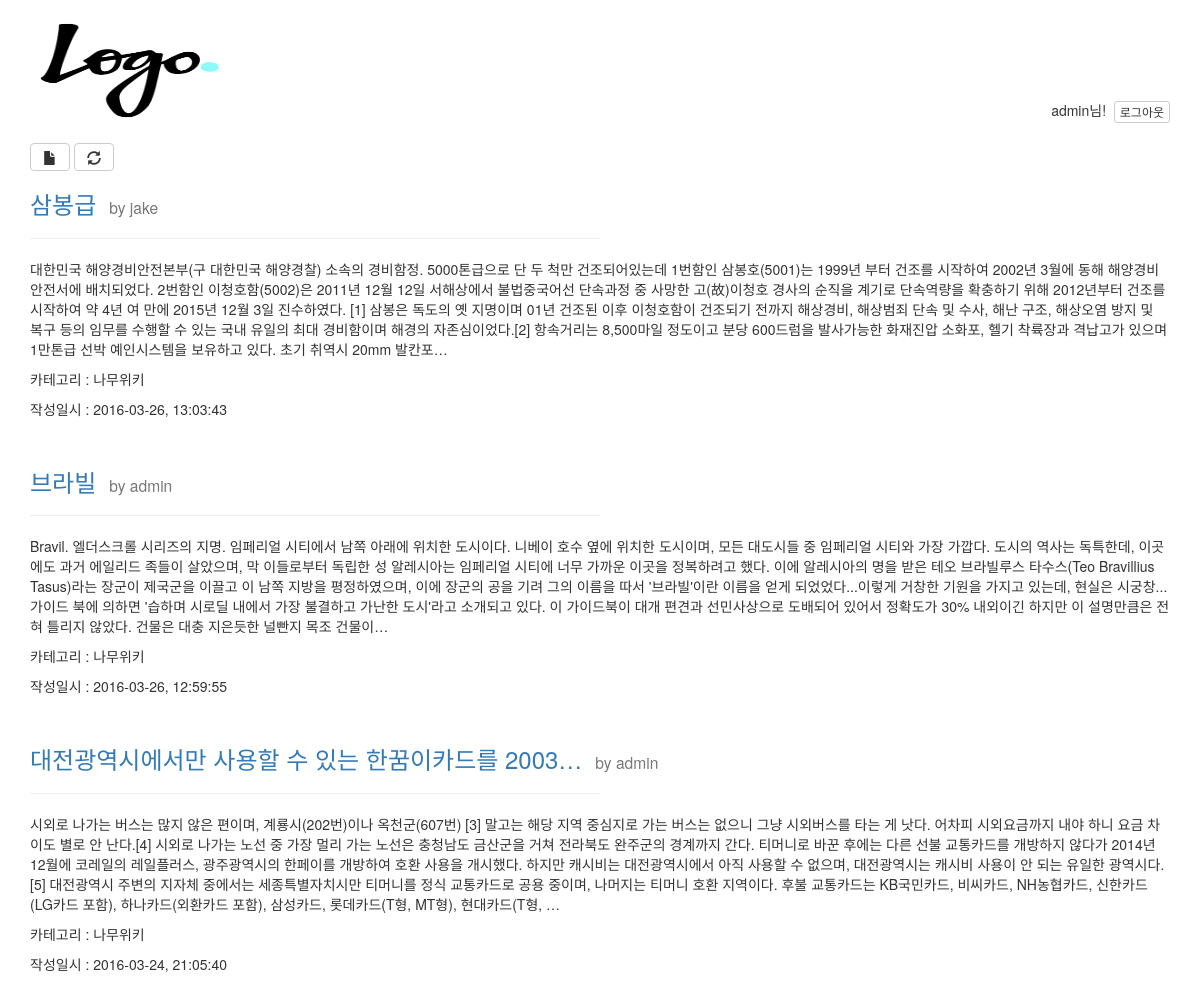
The app's page / (signed in) with its own data.
### blog/models.py (models this page shows, shortened)
class Post(models.Model):
    user = models.ForeignKey(settings.AUTH_USER_MODEL) # 유저만이 글을 쓸 수 있음
    title = models.CharField(max_length=200, db_index=True)
    content = models.TextField(blank=False) # 제한이 없는 아주 큰 문자열
    photo = models.ImageField(blank=True, null=True)
    created_at = models.DateTimeField(auto_now_add=True) # 처음 데이터가 들어갈때 생성 일시가 자동으로 들어가도록
    updated_at = models.DateTimeField(auto_now=True) # 저장 시점의 일시 정보를 입력
    tag = models.ManyToManyField('Tag', blank=True) # 'Tag' 모델 클래스의 이름을 문자열로 하는 이유는 장고가 나중에 처리하도록 하기 위해서. 문자열이 아닐 경우 Post 클래스보다 앞에 있어야 함.
    category = models.ForeignKey('Category', blank=False, null=False) # blank는 폼에서 사용하는 것 null은 db에서 사용하는 것
    is_model_field = False
    class Meta: # 디폴트 정렬 기준 설정 - 가장 최근글 우선
        ordering = ('-created_at', '-pk')

class Category(models.Model):
    name = models.CharField(max_length=40)

### blog/views.py (the view)
# urls.py: url(r'^$', blog_views.list_posts, name='list_posts'),
def list_posts(request):
    per_page = 3
    current_page = int(request.GET.get('page', 1)) # page가 있으면 값을 가져오고 없으면 1을 가져온다.
    all_posts = Post.objects.select_related().prefetch_related().all()
    pagi = Paginator(all_posts, per_page)
    try:
        pg = pagi.page(current_page)
    except PageNotAnInteger:
        pg = pagi.page(1)
    except EmptyPage:
        pg = []
        raise Http404("해당 페이지가 존재하지 않습니다.") # 404 에러 페이지로 이동
    return render(request, 'list_posts.html', {
        'posts': pg,
    })

### blog/templates/list_posts.html (shortened to what this page needs)
{% extends 'blog_layout.html' %}
{% load bootstrap3 %}
{% block content %}
<div>
<a class="btn btn-default" href="{% url 'create_post' %}"><span class="glyphicon glyphicon-file"></a>
<a class="btn btn-default" href="{% url 'list_posts' %}"><span class="glyphicon glyphicon-refresh"></span></a>
</div>
    {% for post in posts %}
    <div class="post_container">
        <h3><a href="{% url 'view_post' pk=post.pk %}">{{ post.title | truncatechars:"30" }}</a><small >&nbsp;&nbsp; by {{ post.user }}</small></h3>
        <hr width="50%" align="left" />
        <div class="post_content">
            <p>{{ post.content | truncatechars:"500" }}</p>
        </div>
        <div>
            <p>카테고리 : {{ post.category.name }}</p>
            <p>작성일시 : {{ post.created_at | date:"Y-m-d, H:i:s" }}</p>
        </div><br>
    </div>
    {% empty %}
        <p>글이 전혀 없습니다.</p>
    {% endfor %}
{% endblock %}

### blog/templates/blog_layout.html (shortened to what this page needs)
{% load bootstrap3 %}
{% load staticfiles %}
<html>
    <head>
        <link rel="stylesheet" href="http://maxcdn.bootstrapcdn.com/bootstrap/3.3.6/css/bootstrap.min.css">
        {% bootstrap_css %}
        <br>
        <img src="{% static "Logo.png" %}" width="200" height="100" align="left">
        <br><br><br><br>
        {% if request.user.is_authenticated %}
            <div style="text-align:right">{{ request.user }}님!
                &nbsp;<a href="{% url 'logout_url' %}" class="btn btn-default btn-xs" role="button"> 로그아웃 </a><br><br>
            </div>
        {% else %}
            <div style="text-align:right">
                &nbsp;<a href="{% url 'login_url' %}" class="btn btn-link btn-lg" role="button">로그인</a>
            </div>
        {% endif %}
    </head>
    <body class="container">
        {% block content %}{% endblock %}
    </body>
</html>

### blog/templates/blog_layout.html (style rules this page uses)
img { max-width: 100%; }

### records on screen
Post: title "삼봉급", user "jake", content "대한민국 해양경비안전본부(구 대한민국 해양경찰) 소속의 경비함정. 5000톤급으로 단 두 척만 건조되어있는데 1번함인 삼봉호(5001)는 1999년 부터 건조를 시작하여 2002년 3월에 동해 해양경비안전서에 배치되었다. 2번함인 이청호함(5002)은 2011년 12월 12일 서해상에서 불법중국어선 단속과정 중 사망한 고(故)이청호 경사의 순직을 계기로 단속역량을 확충하기 위해 2012년부터 건조를 시작하여 약 4년 여 만에 2015년 12월 3일 진수하였다. [1] 삼봉은 독도의 옛 지명이며 01년 건조된 이후 이청호함이 건조되기 전까지 해상경비, 해상범죄 단속 및 수사, 해난 구조, 해상오염 방지 및 복구 등의 임무를 수행할 수 있는 국내 유일의 최대 경비함이며 해경의 자존심이었다.[2] 항속거리는 8,500마일 정도이고 분당 600드럼을 발사가능한 화재진압 소화포, 헬기 착륙장과 격납고가 있으며 1만톤급 선박 예인시스템을 보유하고 있다. 초기 취역시 20mm 발칸포…", category.name "나무위키", created_at "2016-03-26, 13:03:43"
Post: title "브라빌", user "admin", content "Bravil. 엘더스크롤 시리즈의 지명. 임페리얼 시티에서 남쪽 아래에 위치한 도시이다. 니베이 호수 옆에 위치한 도시이며, 모든 대도시들 중 임페리얼 시티와 가장 가깝다. 도시의 역사는 독특한데, 이곳에도 과거 에일리드 족들이 살았으며, 막 이들로부터 독립한 성 알레시아는 임페리얼 시티에 너무 가까운 이곳을 정복하려고 했다. 이에 알레시아의 명을 받은 테오 브라빌루스 타수스(Teo Bravillius Tasus)라는 장군이 제국군을 이끌고 이 남쪽 지방을 평정하였으며, 이에 장군의 공을 기려 그의 이름을 따서 '브라빌'이란 이름을 얻게 되었었다...이렇게 거창한 기원을 가지고 있는데, 현실은 시궁창... 가이드 북에 의하면 '습하며 시로딜 내에서 가장 불결하고 가난한 도시'라고 소개되고 있다. 이 가이드북이 대개 편견과 선민사상으로 도배되어 있어서 정확도가 30% 내외이긴 하지만 이 설명만큼은 전혀 틀리지 않았다. 건물은 대충 지은듯한 널빤지 목조 건물이…", category.name "나무위키", created_at "2016-03-26, 12:59:55"
Post: title "대전광역시에서만 사용할 수 있는 한꿈이카드를 2003…", user "admin", content "시외로 나가는 버스는 많지 않은 편이며, 계룡시(202번)이나 옥천군(607번) [3] 말고는 해당 지역 중심지로 가는 버스는 없으니 그냥 시외버스를 타는 게 낫다. 어차피 시외요금까지 내야 하니 요금 차이도 별로 안 난다.[4] 시외로 나가는 노선 중 가장 멀리 가는 노선은 충청남도 금산군을 거쳐 전라북도 완주군의 경계까지 간다. 티머니로 바꾼 후에는 다른 선불 교통카드를 개방하지 않다가 2014년 12월에 코레일의 레일플러스, 광주광역시의 한페이를 개방하여 호환 사용을 개시했다. 하지만 캐시비는 대전광역시에서 아직 사용할 수 없으며, 대전광역시는 캐시비 사용이 안 되는 유일한 광역시다.[5] 대전광역시 주변의 지자체 중에서는 세종특별자치시만 티머니를 정식 교통카드로 공용 중이며, 나머지는 티머니 호환 지역이다. 후불 교통카드는 KB국민카드, 비씨카드, NH농협카드, 신한카드(LG카드 포함), 하나카드(외환카드 포함), 삼성카드, 롯데카드(T형, MT형), 현대카드(T형, …", category.name "나무위키", created_at "2016-03-24, 21:05:40"

### other values on screen
{{ request.user }} "admin"
